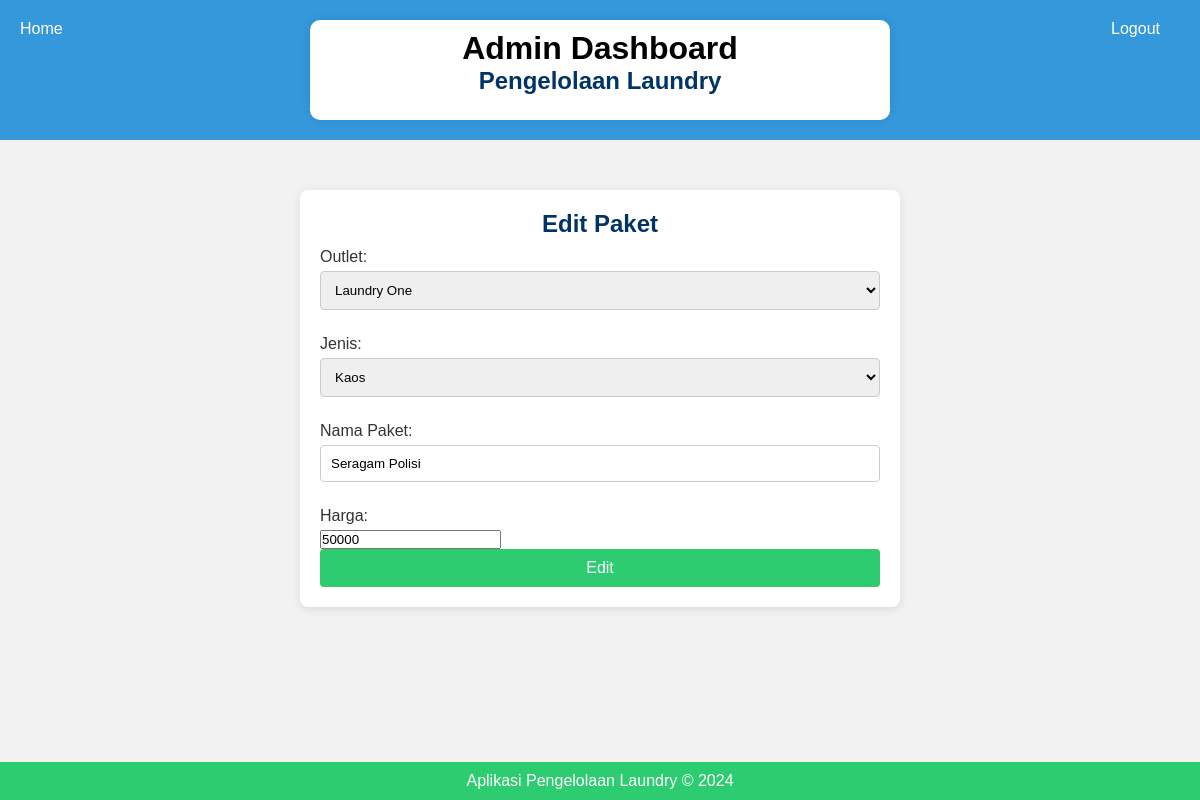
The page /edit_paket.php?id=8 (signed in) on the database its author committed.
### tables this page shows
CREATE TABLE `tb_paket` (
  `id` int(11) NOT NULL,
  `id_outlet` int(11) DEFAULT NULL,
  `jenis` enum('kiloan','selimut','bed_cover','kaos','lain') DEFAULT NULL,
  `nama_paket` varchar(100) DEFAULT NULL,
  `harga` int(11) DEFAULT NULL
);

CREATE TABLE `tb_outlet` (
  `id` int(11) NOT NULL,
  `nama` varchar(100) DEFAULT NULL,
  `alamat` text DEFAULT NULL,
  `tlp` varchar(15) DEFAULT NULL
);

### edit_paket.php (the view, shortened to what this page needs)
<?php
include 'koneksi.php';
$id = $_GET['id'];
$query = "SELECT * FROM tb_paket WHERE id = '$id'";
$result = mysqli_query($koneksi, $query);
$data = mysqli_fetch_assoc($result);
?>
<!DOCTYPE html>
<html lang="id">
<head>
    <link rel="stylesheet" href="css/style.css">
    <link rel="stylesheet" href="css/registrasi.css">
</head>
<header>
    <div class="container">
        <div class="branding">
            <h1>Admin Dashboard</h1>
            <h2>Pengelolaan Laundry</h2>
        </div>
    </div>
    <ul class="logout">
        <li><a href="logout.php">Logout</a></li>
    </ul>
    <ul class="home">
        <li><a href="admin_dashboard.php">Home</a></li>
    </ul>
</header>
<body>
    <div class="container">
        <h2>Edit Paket</h2>
        <form method="POST" action="">
            <label for="id_outlet">Outlet:</label>
            <select name="id_outlet" required>
                <?php
                include 'koneksi.php';
                $query = "SELECT * FROM tb_outlet";
                $result = mysqli_query($koneksi, $query);
                while ($data_outlet = mysqli_fetch_assoc($result)) {
                    ?>
                    <option value="<?php echo $data_outlet['id']; ?>" <?php if ($data_outlet['id'] == $data['id_outlet']) echo 'selected'; ?>><?php echo $data_outlet['nama']; ?></option>
                    <?php
                }
                ?>
            </select>
            <label for="jenis">Jenis:</label>
            <select name="jenis" required>
                <option value="kaos" <?php if ($data['jenis'] == 'kaos') echo 'selected'; ?>>Kaos</option>
            </select>
            <label for="nama_paket">Nama Paket:</label>
            <input type="text" name="nama_paket" value="<?php echo $data['nama_paket']; ?>" required>
            <label for="harga">Harga:</label>
            <input type="number" name="harga" value="<?php echo $data['harga']; ?>" required>
            <button type="submit" name="edit">Edit</button>
        </form>
    </div>
    <footer>
        <p>Aplikasi Pengelolaan Laundry &copy; 2024</p>
    </footer>
</body>
</html>

### css/style.css (style rules this page uses)
* { margin: 0; padding: 0; box-sizing: border-box; }
body { font-family: Arial, sans-serif; background-color: #f4f4f4; margin: 0; padding: 0; }
header { background-color: #3498db; color: #000000; padding: 20px; text-align: center; position: relative; }
header .container { max-width: 650px; margin: 0 auto; padding: 10px; background-color: #fff; border-radius: 10px 10px 10px 10px; box-shadow: 0 0 10px rgba(0, 0, 0, 0.1); height: 100px; }
header ul { list-style: none; margin: 0; padding: 0; position: absolute; top: 20px; }
header ul li { display: inline-block; margin-right: 20px; }
header ul li a { color: #fff; text-decoration: none; transition: color 0.3s ease; }
.logout { position: absolute; right: 20px; top: 20px; color: #fff; text-decoration: none; transition: color 0.3s ease; }
.home { position: absolute; left: 20px; bottom: 10px; color: #fff; text-decoration: none; transition: color 0.3s ease; }
.container { max-width: 1200px; margin: 40px auto; padding: 20px; background-color: #fff; border-radius: 10px; box-shadow: 0 0 10px rgba(0, 0, 0, 0.1); }
footer { background-color: #2ecc71; color: #fff; padding: 10px; text-align: center; clear: both; position: fixed; bottom: 0; width: 100%; }

### css/registrasi.css (style rules this page uses)
body { font-family: Arial, sans-serif; background-color: #f2f2f2; margin: 0; padding: 0; }
.container { width: 50%; margin: 50px auto; background-color: #ffffff; padding: 20px; border-radius: 8px; box-shadow: 0 2px 10px rgba(0, 0, 0, 0.1); }
h2 { text-align: center; color: #003366; }
label { display: block; margin: 10px 0 5px; color: #333; }
input[type="text"], textarea, select { width: 100%; padding: 10px; margin-bottom: 15px; border: 1px solid #ccc; border-radius: 4px; }
button { width: 100%; padding: 10px; background-color: #2ecc71; border: none; border-radius: 4px; color: #fff; font-size: 16px; cursor: pointer; }

### rows shown on the page
tb_paket: id_outlet "Laundry One", jenis "Kaos", nama_paket "Seragam Polisi", harga "50000"
